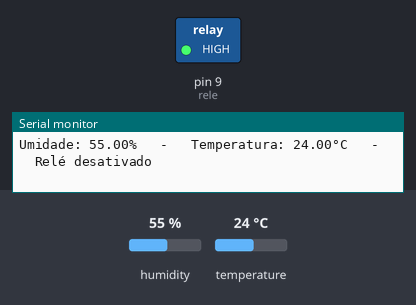
A sketch run on a simulated Arduino Uno, built with avr-gcc and run on an emulated ATmega328P. Shown: switched loads named in the sketch (green lamp = pin HIGH), the last lines printed to the serial monitor. The test bench sets the inputs (shaded band); at power-on: temperature 24 °C, humidity 55 %.

Above: at 4.8 s.
4.9 s: temperature set to 28 °C
7.9 s: temperature set to 31 °C
At 9.4 s:
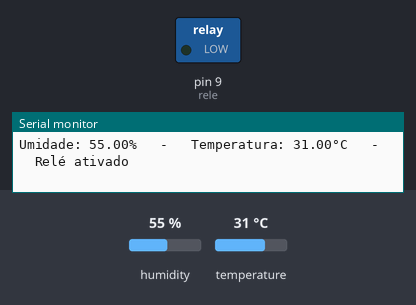
11.6 s: temperature set to 12 °C
At 13.1 s:
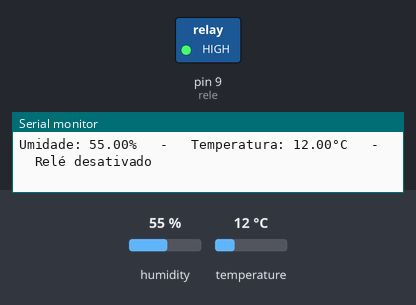
14.6 s: temperature set to 33 °C
At 16.8 s:
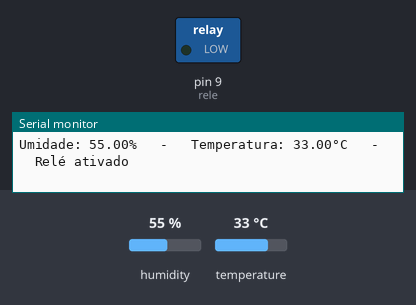
Timing chart, 0 to 18.3 s (numbered marks = the images above; inputs shaded):
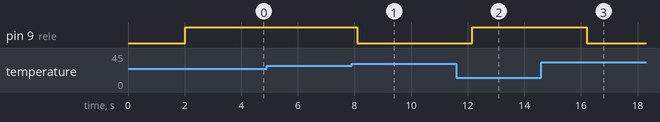

Measured:
- the behaviour switches between 29 and 30 °C on temperature (found by bisection; images 0 and 1)
- after the input at 7.9 s, pin 9 (rele): HIGH → LOW after 0.20 s
- after the input at 11.6 s, pin 9 (rele): LOW → HIGH after 0.55 s
- after the input at 14.6 s, pin 9 (rele): HIGH → LOW after 1.6 s

The sketch:

DTH_True.ino
```cpp
// Medida de temperatura e umidade e acionamento de módulo relé
// quando a temperatura ultrapassa 29°C.
#include <DHT.h>
#define DHTPIN 2
#define DHTTYPE DHT11

int rele = 9;

DHT dht(DHTPIN, DHTTYPE);

void setup()

{
  Serial.begin(9600);
  dht.begin();
  pinMode (rele, OUTPUT);
}
void loop()
{
  delay(2000);
  float h = dht.readHumidity();
  float t = dht.readTemperature();
  if (isnan(h) || isnan(t))
  {
    return;
  }
  Serial.print ("Umidade: ");
  Serial.print(h);
  Serial.print("%");
  Serial.print("   -   Temperatura: ");
  Serial.print(t);
  Serial.print("°C");
  if (t > 29.00)
  {
    digitalWrite (rele, LOW);
    Serial.println ("   -   Relé ativado");
  }
  else
  {
    digitalWrite (rele, HIGH);
    Serial.println ("   -   Relé desativado");
  }
}
```
